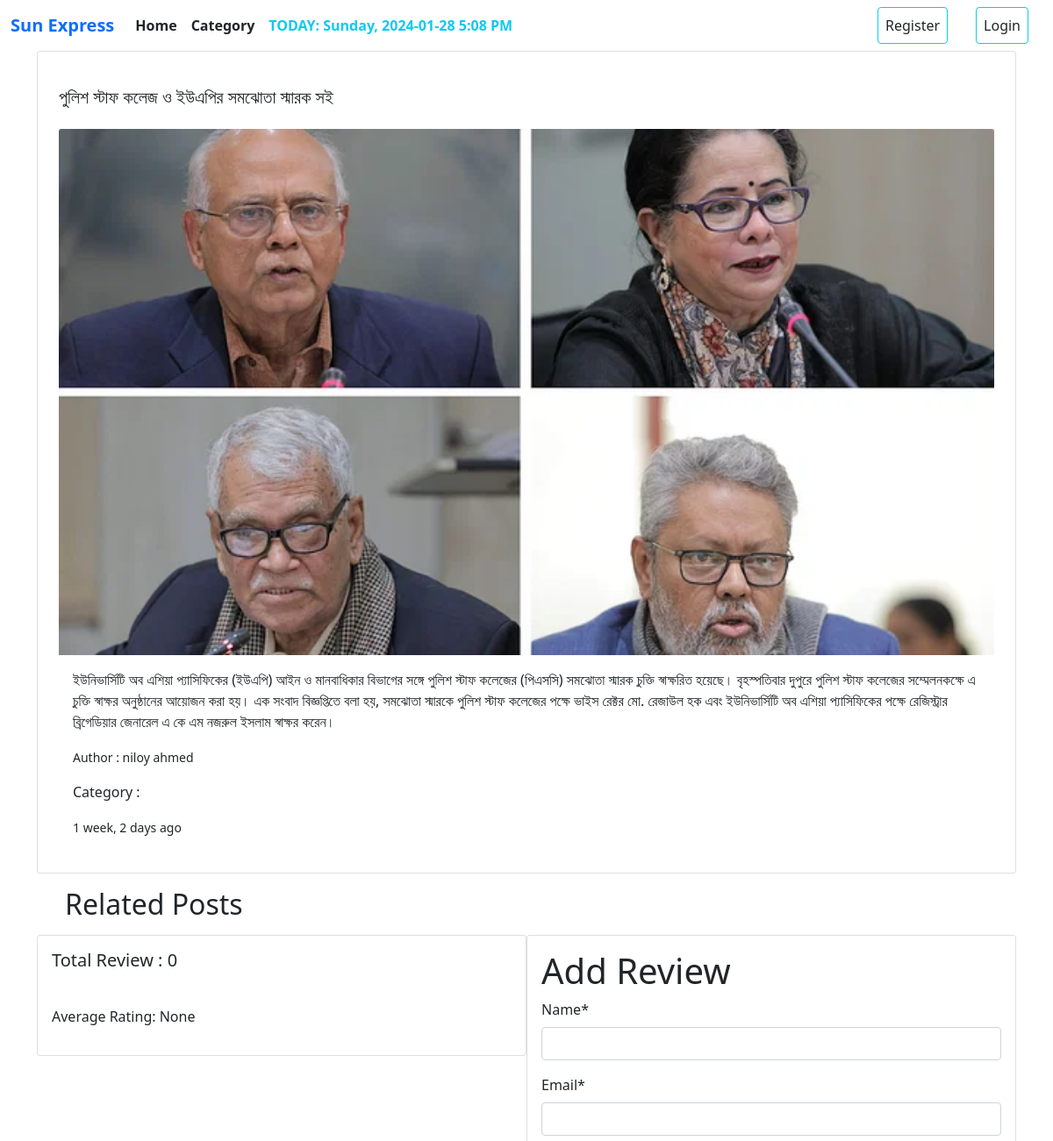
The page /article/details/6/ (upper part) on the database as committed earlier.
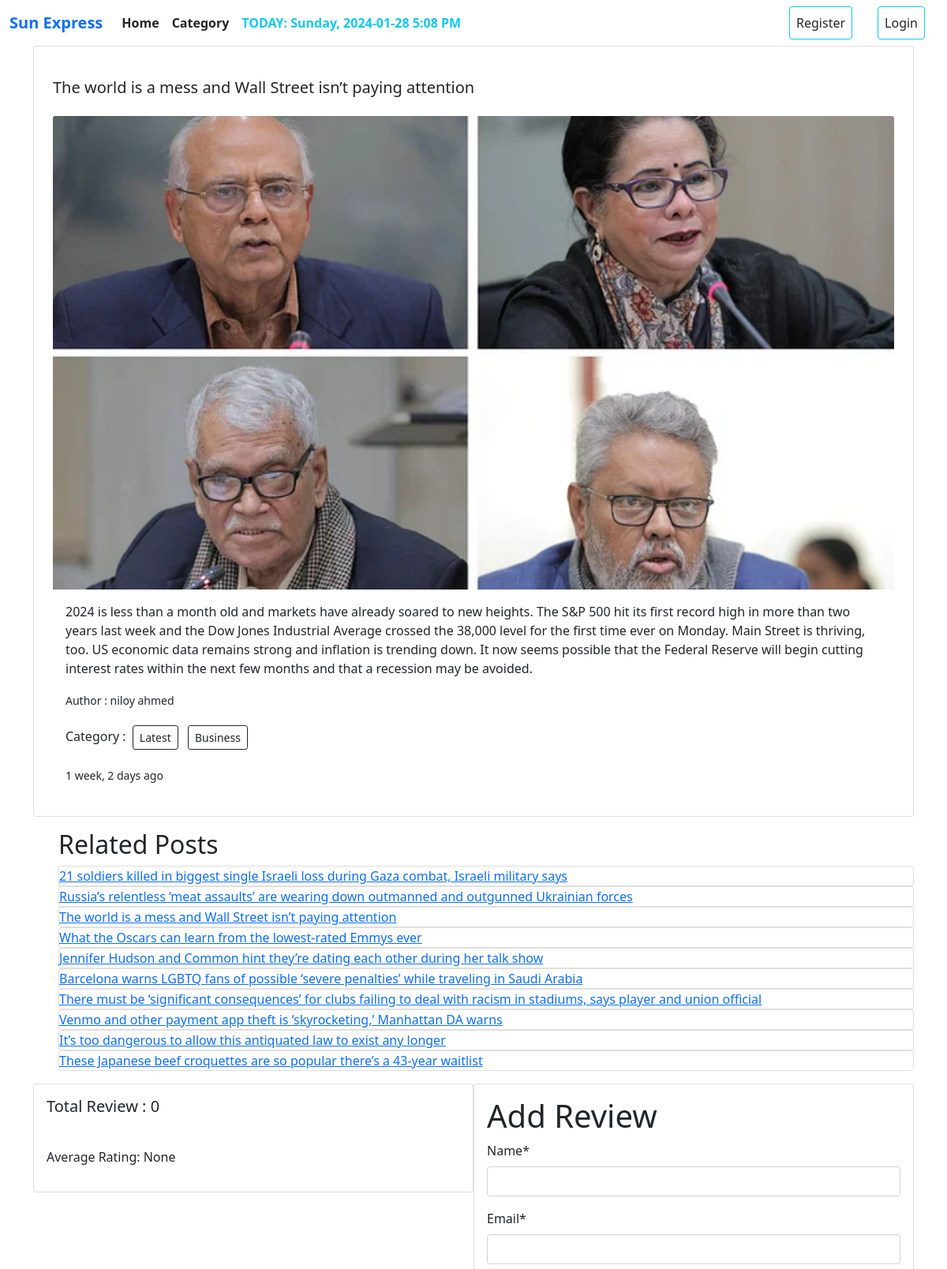
The same page on the database as committed later.
### article/models.py (models this page shows, shortened)
class Article(models.Model):
    headline = models.CharField(max_length=200)
    body = models.TextField()
    category = models.ManyToManyField(Category)
    publishing_time = models.DateTimeField(auto_now_add=True)
    last_updated = models.DateTimeField(auto_now=True)
    ratings = models.IntegerField(default=0)
    editor = models.ForeignKey(Editor, on_delete=models.CASCADE)
    image = models.ImageField(upload_to='article/images/', null=True, blank=True)
    def likes_count(self):
        return self.like_set.count()

### editor/models.py (models this page shows, shortened)
class Editor(models.Model):
    user = models.OneToOneField(User, on_delete = models.CASCADE, related_name='auth')
    image = models.ImageField(upload_to="editor/images/")
    mobile_no = models.CharField(max_length = 12)

### category/models.py (models this page shows, shortened)
class Category(models.Model):
    name = models.CharField(max_length=100)
    slug = models.SlugField(max_length=100,unique=True, null=True, blank=True)
    image = models.ImageField(upload_to='category/images/', null=True, blank=True)

### article/views.py (the view, shortened to what this page needs)
# urls.py: path('details/<int:id>/', views.DetailArticleView.as_view(), name='detail_article'),
class DetailArticleView(DetailView):
    model = models.Article
    pk_url_kwarg = 'id'
    template_name = 'article_details.html'
    context_object_name = 'article'
    def get_context_data(self, **kwargs):
        context = super().get_context_data(**kwargs)
        post = self.object
        comments = post.comments.all()
        category = post.category.all()[:2]
        articles_under_category = models.Article.objects.filter(category__in=category).distinct()
        comment_form = forms.CommentForm()
        user_likes_article = False
        if self.request.user.is_authenticated:
            user_likes_article = models.Like.objects.filter(user=self.request.user, post=post).exists()
        average_rating = comments.aggregate(Avg('rating'))['rating__avg']
        context['comments'] = comments
        context['articles_under_category'] = articles_under_category
        context['comment_form'] = comment_form
        context['average_rating'] = round(average_rating, 2) if average_rating else None
        context['user_likes_article'] = user_likes_article
        context['likes_count'] = post.likes_count()
        return context

### article/forms.py
class CommentForm(forms.ModelForm):
    class Meta:
        model = Comment
        fields = ['name', 'email', 'body','rating']

### article/templates/article_details.html (shortened to what this page needs)
{% extends 'base.html' %}
{% load crispy_forms_tags %}
{% block content %}
<div class="container">
    <div class="row">
        <div class="col-12">
            <div class="card mb-3 p-4">
                <h5 class="card-title py-3">{{article.headline}}</h5>
                <img src="{{ article.image.url }}" class="card-img-top" alt="...">
                <div class="card-body">
                    <p class="card-text">{{article.body}}</p>
                    <p class="card-text"><small class="text-body-secondary">Author : {{article.editor.user.first_name}}
                            {{article.editor.user.last_name}}</small></p>
                    <p>
                        Category : {% for cat in article.category.all %}
                        <button class="btn btn-outline-dark btn-sm m-1">{{cat.name}} </button>
                        {% endfor %}
                    </p>
                    <small>{{article.publishing_time|timesince }} ago</small>
                    <br>
                </div>
            </div>
            <ul>
                <h2>Related Posts</h2>
                {% for category in articles_under_category %}
                <div class="card">
                    <a href="{% url 'detail_article' category.id %}">{{ category.headline }}</a>
                </div>
                {% endfor %}
        </div>
    </div>
    <div class="row">
        <div class="d-flex flex-wrap">
            <div class="col-md-6">
                <div class="card">
                    <h5 class="p-3">Total Review : {{comments | length}}</h5>
                    <p class="p-3">Average Rating: {{ average_rating }}</p>
                </div>
            </div>
            <div class="col-md-6">
                <div class="card">
                    <div class="card-body">
                        <form method="post">
                            <h1>Add Review</h1>
                            {{comment_form | crispy}}
                    </div>
                </div>
            </div>
        </div>
    </div>
</div>
{% endblock %}

Rows that differ between the two databases and show on the page:
now on one of the page's lists (row edited): Article: headline "The world is a mess and Wall Street isn’t paying attention"
changed Article "niloy": headline "পুলিশ স্টাফ কলেজ ও ইউএপির সমঝোতা স্মারক সই" → "The world is a mess and Wall Street isn’t paying attention"; body "ইউনিভার্সিটি অব এশিয়া প্যাসিফিকের (ইউএপি) আইন ও মানবাধিকার বিভাগের সঙ্গে পুলিশ স্টাফ কলেজের (পিএসসি) সমঝোতা স্মারক চুক্তি স্বাক্ষরিত হয়েছে। বৃহস্পতিবার দুপুরে পুলিশ স্টাফ কলেজের সম্মেলনকক্ষে এ চুক্তি স্বাক্ষর অনুষ্ঠানের আয়োজন করা হয়। এক সংবাদ বিজ্ঞপ্তিতে বলা হয়, সমঝোতা স্মারকে পুলিশ স্টাফ কলেজের পক্ষে ভাইস রেক্টর মো. রেজাউল হক এবং ইউনিভার্সিটি অব এশিয়া প্যাসিফিকের পক্ষে রেজিস্ট্রার ব্রিগেডিয়ার জেনারেল এ কে এম নজরুল ইসলাম স্বাক্ষর করেন।" → "2024 is less than a month old and markets have already soared to new heights. The S&P 500 hit its first record high in more than two years last week and the Dow Jones Industrial Average crossed the 38,000 level for the first time ever on Monday. Main Street is thriving, too. US economic data remains strong and inflation is trending down. It now seems possible that the Federal Reserve will begin cutting interest rates within the next few months and that a recession may be avoided."
now on this page (row edited): Category: name "Latest"
now on this page (row edited): Category: name "Business"
now on this page (row edited): Article: headline "21 soldiers killed in biggest single Israeli loss during Gaza combat, Israeli military says"
now on this page (row edited): Article: headline "Russia’s relentless ‘meat assaults’ are wearing down outmanned and outgunned Ukrainian forces"
now on this page (row edited): Article: headline "What the Oscars can learn from the lowest-rated Emmys ever"
added Article: headline "Jennifer Hudson and Common hint they’re dating each other during her talk show"
added Article: headline "Barcelona warns LGBTQ fans of possible ‘severe penalties’ while traveling in Saudi Arabia"
added Article: headline "There must be ‘significant consequences’ for clubs failing to deal with racism in stadiums, says player and union official"
now on this page (row edited): Article: headline "Venmo and other payment app theft is ‘skyrocketing,’ Manhattan DA warns"
now on this page (row edited): Article: headline "It’s too dangerous to allow this antiquated law to exist any longer"
added Article: headline "These Japanese beef croquettes are so popular there’s a 43-year waitlist"
